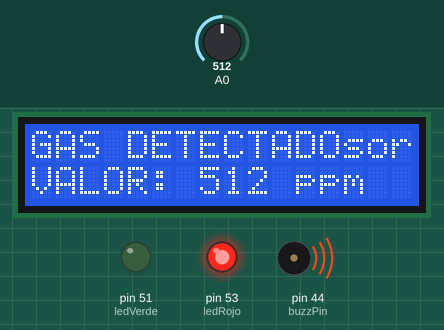
Simulated run of this sketch. Board: Arduino Mega 2560, built with avr-gcc and run on an emulated ATmega2560. Parts: 16×2 character LCD, output pins drawn as LEDs (lit = HIGH), buzzer (waves = sounding, pin HIGH). Inputs (shaded band) come from the test bench; at power-on: A0 = 512.

Above: at 2.1 s.
At 3.2 s:
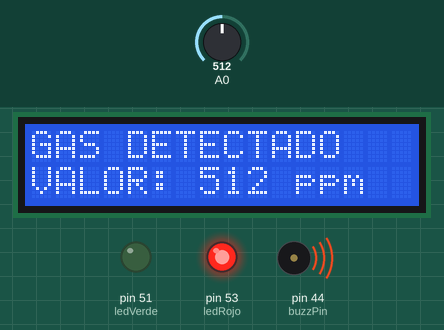
3.3 s: A0 set to 218
At 4.6 s:
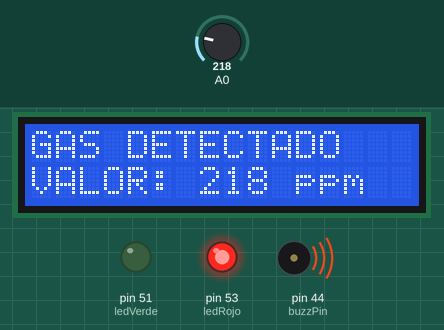
7.4 s: A0 set to 185
At 8.5 s:
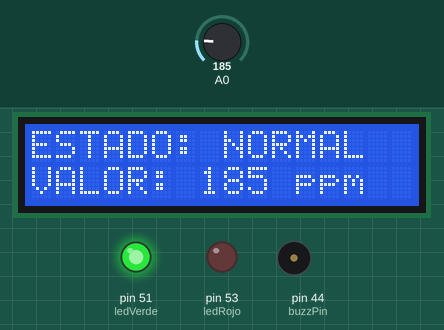
11.5 s: A0 set to 810
At 12.5 s:
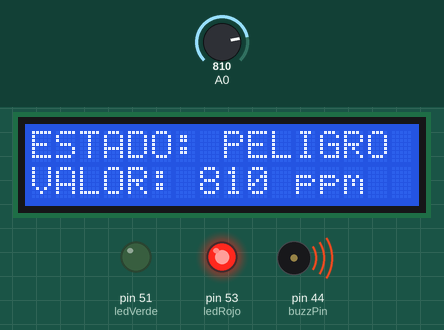
Timing chart, 0 to 14.5 s (numbered marks = the images above; inputs shaded):
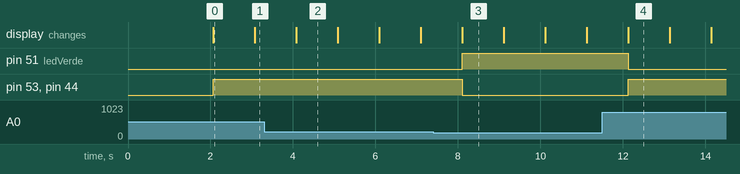

Measured:
- the behaviour switches between 201 and 200 on A0 (found by bisection; images 2 and 3)
- after the input at 3.3 s, the display: first differs from a run without the input after 0.78 s (image 2)
- after the input at 7.4 s, pin 51 (ledVerde): LOW → HIGH after 0.70 s; pin 53 (ledRojo): HIGH → LOW after 0.70 s; pin 44 (buzzPin): HIGH → LOW after 0.71 s; the display: first differs from a run without the input after 0.71 s (image 3)
- after the input at 11.5 s, pin 51 (ledVerde): HIGH → LOW after 0.63 s; pin 53 (ledRojo), pin 44 (buzzPin): LOW → HIGH after 0.63 s; the display: first differs from a run without the input after 0.63 s (image 4)
- what the display in image 0 shows lasts 1.0 s, from 2.1 s to 3.1 s

The sketch:

Proyecto_-_Organizacion.ino
```cpp
//Librerias
#include <LiquidCrystal.h>

//Pines - Variables
//Pines - Pantalla
int rs = 22;
int e = 24;
int d4 = 32;
int d5 = 34;
int d6 = 36;
int d7 = 38;

//Pines - Sensor de Gas
int sensorValue;

//Pines - Buzzer
int buzzPin = 44;

//Pines - LED
int ledRojo = 53;
int ledVerde = 51;

//Funcion Pantalla
LiquidCrystal lcd(rs, e, d4, d5, d6, d7);

//Inicio
void setup()
{
  //Ingreso
  pinMode(buzzPin,OUTPUT);
  pinMode(ledRojo,OUTPUT);
  pinMode(ledVerde,OUTPUT);

  //Inicio
  Serial.begin(9600);
  lcd.begin(16,2);

  //Pantalla Inicial
  lcd.setCursor(0,0);
  lcd.print("Iniciando Sensor");

  delay(2000);
}

void loop()
{
  sensorValue = analogRead(A0);

  if (sensorValue <= 200)
  {
    digitalWrite(ledRojo,LOW);
    digitalWrite(ledVerde,HIGH);

    lcd.setCursor(0,0);
    lcd.print("ESTADO: NORMAL");

    lcd.setCursor(0,1);
    lcd.print("VALOR: ");
    lcd.print(sensorValue);
    lcd.print(" ppm");

    digitalWrite(buzzPin, LOW);
  }

  if (sensorValue > 200 && sensorValue <= 800)
  {
    digitalWrite(ledRojo,HIGH);
    digitalWrite(ledVerde,LOW);

    lcd.setCursor(0,0);
    lcd.print("GAS DETECTADO");

    lcd.setCursor(0,1);
    lcd.print("VALOR: ");
    lcd.print(sensorValue);
    lcd.print(" ppm");

    digitalWrite(buzzPin, HIGH);
  }

  if (sensorValue > 800)
  {
    digitalWrite(ledRojo,HIGH);
    digitalWrite(ledVerde,LOW);

    lcd.setCursor(0,0);
    lcd.print("ESTADO: PELIGRO");

    lcd.setCursor(0,1);
    lcd.print("VALOR: ");
    lcd.print(sensorValue);
    lcd.print(" ppm");

    digitalWrite(buzzPin, HIGH);
  }

  delay(1000);
  lcd.clear();
}
```
